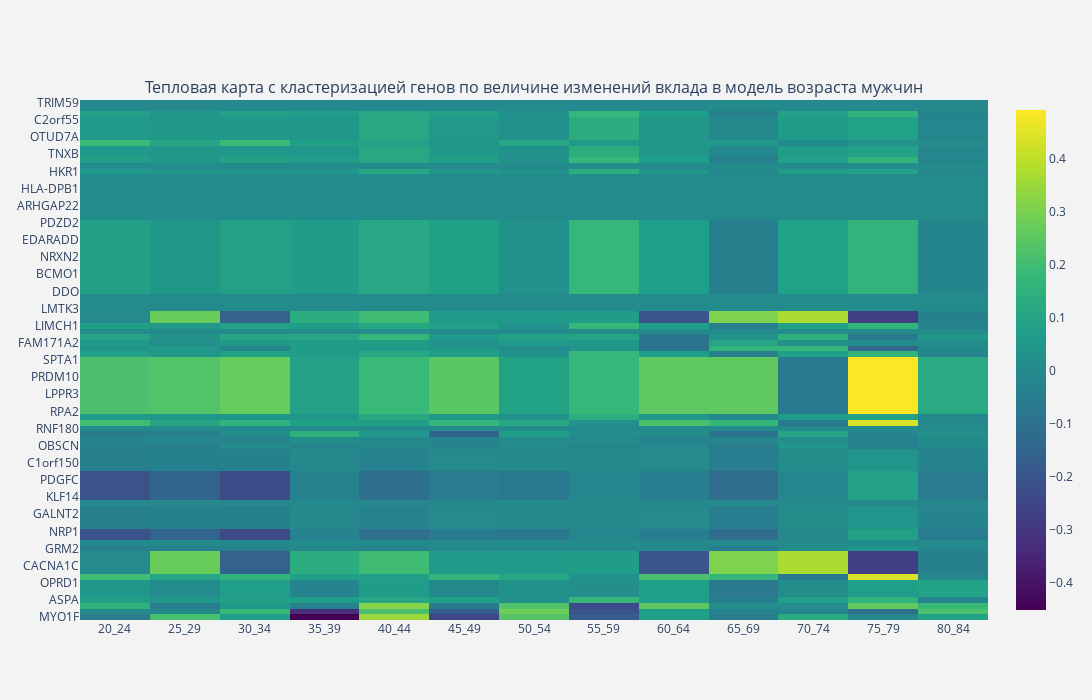

Notebook cell for this chart:
### Code cell
genes = sites_male_influence_diff.index

sites_male_influence_diff\
            .loc[genes, :]

fig = make_subplots(1,1,
                    subplot_titles = ['Тепловая карта c кластеризацией генов по величине изменений вклада в модель возраста мужчин']
                   )

fig.add_trace(go.Heatmap(
    z = sites_male_influence_share_diff\
            .loc[genes, '20_24':].values,
    x = sites_male_influence_share_diff\
            .loc[genes, '20_24':].columns,
    y = coefs_male_clustered\
            .loc[genes, 'Most_Common_Gene'],
    colorscale='Viridis'
))

fig.update_layout(
    paper_bgcolor='rgb(243, 243, 243)',
    plot_bgcolor='rgb(243, 243, 243)',
    height = 700,
    width = 1500,
    legend = dict( title = 'Величина изменения')
    )
fig.write_html(path_main_dir + '/visualizations/male_genes_influence_to_age_heat.html')
fig.show()

### Figure 1 — Plotly figure (JSON) as saved in the notebook; plotly's stock layout.template omitted (floating-point values rounded to 4 significant figures; data arrays with more than 128 entries replaced by an {"elided": "..."} marker saying what was removed)
{"data": [{"colorscale": [[0, "#440154"], [0.1111, "#482878"], [0.2222, "#3e4989"], [0.3333, "#31688e"], [0.4444, "#26828e"], [0.5556, "#1f9e89"], [0.6667, "#35b779"], [0.7778, "#6ece58"], [0.8889, "#b5de2b"], [1, "#fde725"]], "type": "heatmap", "x": ["20_24", "25_29", "30_34", "35_39", "40_44", "45_49", "50_54", "55_59", "60_64", "65_69", "70_74", "75_79", "80_84"], "y": {"elided": "416 str values"}, "z": {"elided": "916x13 float values"}}], "layout": {"annotations": [{"font": {"size": 16}, "showarrow": false, "text": "Тепловая карта c кластеризацией генов по величине изменений вклада в модель возраста мужчин", "x": 0.5, "xanchor": "center", "xref": "paper", "y": 1, "yanchor": "bottom", "yref": "paper"}], "height": 700, "legend": {"title": {"text": "Величина изменения"}}, "paper_bgcolor": "rgb(243, 243, 243)", "plot_bgcolor": "rgb(243, 243, 243)", "width": 1500, "xaxis": {"anchor": "y", "autorange": true, "domain": [0, 1], "range": [-0.5, 12.5], "type": "category"}, "yaxis": {"anchor": "x", "autorange": true, "domain": [0, 1], "range": [-0.5, 90.5], "type": "category"}}}
